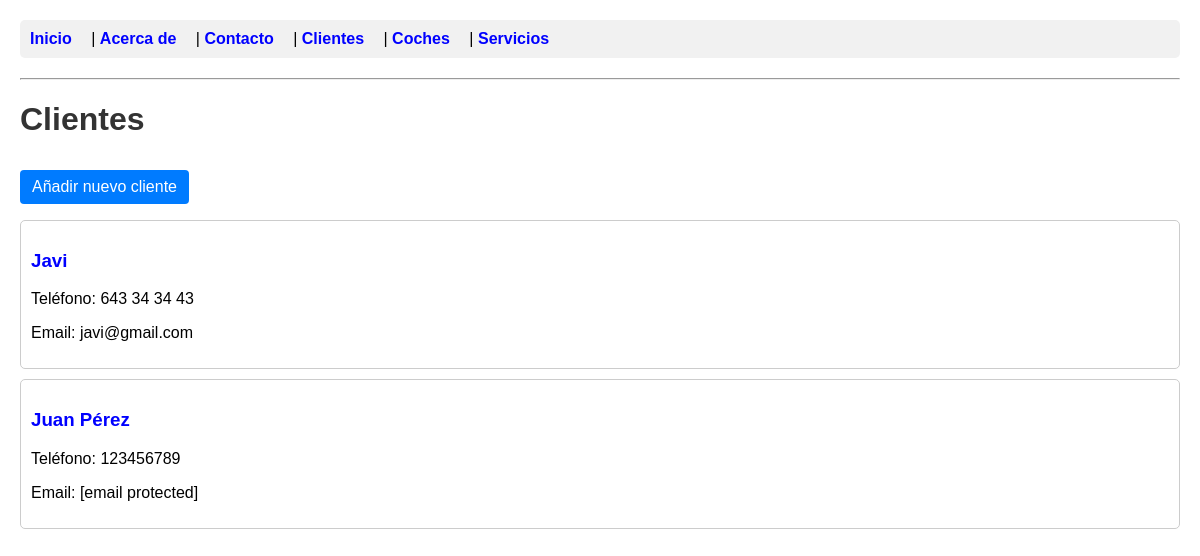
Page /clientes/ on the earlier database version.
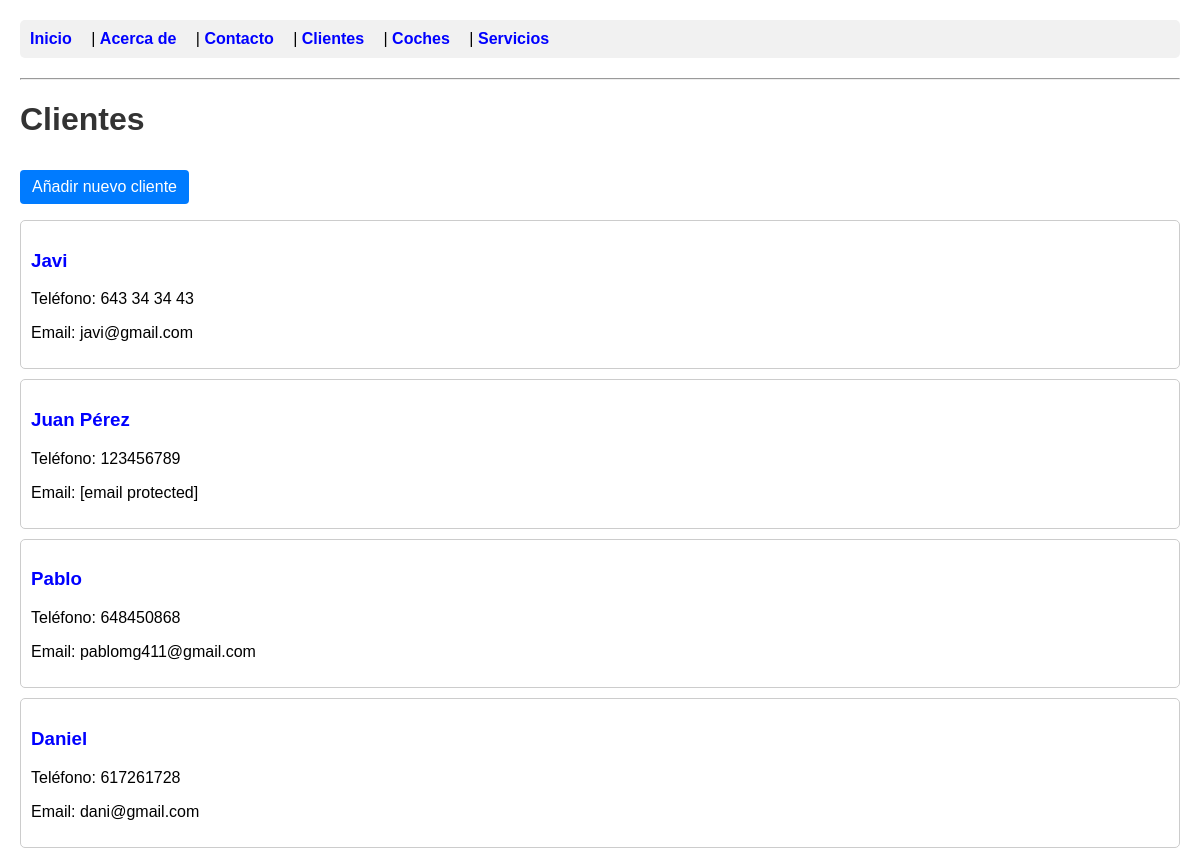
Same page on the later database version.
### app_gestion_coches/models.py (models this page shows, shortened)
class Cliente(models.Model):
    nombre = models.CharField(max_length=100)
    telefono = models.CharField(max_length=15)
    email = models.EmailField()

### app_gestion_coches/views.py (the view)
# urls.py: path('clientes/', lista_clientes, name='lista_clientes'),
def lista_clientes(request):
    clientes = Cliente.objects.all()
    return render(request, 'app_gestion_coches/lista_clientes.html', {'clientes': clientes})

### templates/app_gestion_coches/lista_clientes.html (shortened to what this page needs)
{% extends 'app_gestion_coches/base.html' %}
{% block contenido %}
    <h1>Clientes</h1>
    <p><a href="{% url 'nuevo_cliente' %}" class="btn">Añadir nuevo cliente</a></p>
    {% if clientes %}
        {% for cliente in clientes %}
        <div class="item-list">
            <h3><a href="{% url 'detalle_cliente' cliente.id %}">{{ cliente.nombre }}</a></h3>
            <p>Teléfono: {{ cliente.telefono }}</p>
            <p>Email: {{ cliente.email }}</p>
        </div>
        {% endfor %}
    {% else %}
        <p>No hay clientes registrados.</p>
    {% endif %}
{% endblock %}

Differences in the rows shown:
added Cliente: nombre "Pablo", telefono "648450868", email "pablomg411@gmail.com"
added Cliente: nombre "Daniel", telefono "617261728", email "dani@gmail.com"
